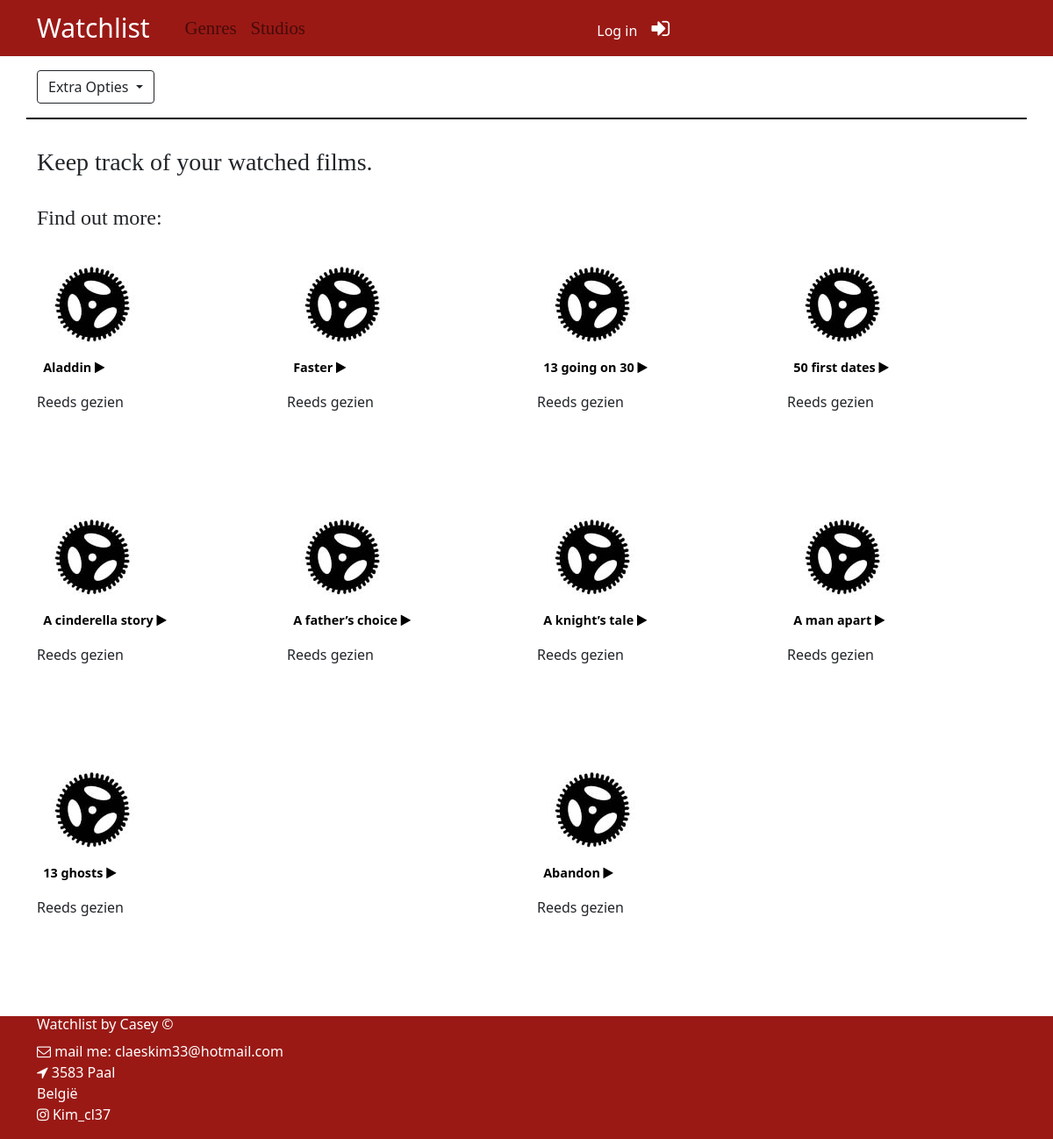
The page / on the database its author committed.
### tables this page shows
CREATE TABLE IF NOT EXISTS `Films` (
  `filmId` INT NOT NULL AUTO_INCREMENT,
  `naam` VARCHAR(45) NOT NULL,
  `jaar` YEAR NOT NULL,
  `duurtijd` VARCHAR (10) NOT NULL,
  `hoofdacteur` VARCHAR(45) NOT NULL,
  `hoofdactrice` VARCHAR (45) NOT NULL,
  `gezien` TINYINT(1) NOT NULL DEFAULT 0,
  PRIMARY KEY (`filmId`));

### index.php (called while the page is built, shortened)
<?PHP
require_once __DIR__.'/Business/FilmService.php';
$filmService = new filmService();
$films = $filmService->getRandomFilms(10);
include("presentation/index.php");

### Data/FilmDAO.php (called while the page is built, shortened)
<?php
require_once __DIR__.'/../entities/Film.php';
class FilmDAO {
    public function getRandom(int $quantity): array {
        $sql = "select filmId, naam, jaar, duurtijd, hoofdacteur, hoofdactrice, gezien FROM films order by RAND() limit :quantity";
        $dbh = new PDO(DBConfig::$DB_CONNSTRING,DBConfig::$DB_USERNAME, DBConfig::$DB_PASSWORD);
        $stmt = $dbh->prepare($sql);
        $stmt->bindParam(':quantity', $quantity, PDO::PARAM_INT);
        $stmt->execute();
        $data = $stmt->fetchAll(PDO::FETCH_NUM);
        foreach ($data as $film) {
            list($filmId, $naam, $jaar, $duurtijd, $hoofdacteur, $hoofdactrice, $gezien) = $film;
            $films[$filmId] = new Film((int) $filmId, (string)$naam, $jaar, $duurtijd, (string)$hoofdacteur, (string)$hoofdactrice, (bool)$gezien);
        }
        return $films;
    }
}

### Business/FilmService.php (called while the page is built, shortened)
<?php
require_once __DIR__.'/../Data/FilmDAO.php';
class FilmService {
    public function getRandomFilms(int $quantity) {
        $filmDAO = new FilmDAO();
        return $filmDAO->getRandom($quantity);
    }
}

### Entities/Film.php (called while the page is built, shortened)
<?php
class Film {
    private int $filmId;
    private string $naam;
    private bool $gezien;
    public function __construct(int $filmId, string $naam, $date, string $duurtijd, string $hoofdacteur, string $hoofdactrice, bool $gezien) {
        $this->filmId = $filmId;
        $this->naam = $naam;
        $this->gezien = $gezien;
    }
    public function getId(): int {
        return $this->filmId;
    }
    public function getNaam() : string {
        return $this->naam;
    }
    public function getGezien(): bool {
        return $this->gezien;
    }
}

### Presentation/index.php (the view)
<?php
require_once('header.php');
echo "<link rel='stylesheet' type='text/css' href='presentation/css/index.css' />";
?>
<section class="container">
    <div class="welkom">
        <h3>Keep track of your watched films.</h3>
    </div>
</section>
<br>
<section id="test" class="container clearfix">
    <h4>Find out more:</h4>
    <div class="row productenLijst d-flex justify-content-center">
        <?php foreach($films as $film) { ?>
        <div class="col">
            <div class="productKader">
                <div><img src="presentation/img/gear.jpg" alt="filmalt" class="filmalt"></div>
                <p class="productNaam midden"><a href="filmdetail.php?id=<?php print ($film->getId());?>"><?php print($film->getNaam());?> <i class="fa fa-play"></i></a></p>
                <p class="gezien">
                    <?php if ($film->getGezien() == 1) {
                        print("Reeds gezien");
                    } else {
                        print("Nog niet gezien");
                    }
                    ?>
                </p>
            </div>
        </div>
        <?php } ?>
    </div>
</section>
<br>
<?php
require_once('footer.php');
?>

### Presentation/header.php (shortened to what this page needs)
<!DOCTYPE html>
<html lang="en">
<head>
    <link rel="stylesheet" href="https://cdnjs.cloudflare.com/ajax/libs/font-awesome/4.7.0/css/font-awesome.min.css">
    <link href="https://cdn.jsdelivr.net/npm/bootstrap@5.0.0-beta1/dist/css/bootstrap.min.css" rel="stylesheet">
    <link rel="stylesheet" href="presentation/css/headerfooter.css">
</head>
<body>
    <header>
        <nav class="navbar navbar-expand-lg navbar-light" style="background-color: #9A1915;">
          <div class="container">
            <span class="navbar-brand mb-0 h1"><a class="navbar-brand" href="./" style="color: #FFFFFF; font-size: 1.5em">Watchlist</a></span>
                  <div class="collapse navbar-collapse" id="navbarNav">
                    <ul class="navbar-nav">
                      <li class="nav-item">
                        <a class="nav-link" href="./categorieKeuze.php">Genres</a>
                      </li>
                      <li class="nav-item">
                        <a class="nav-link" href="./Studios.php">Studios</a>
                      </li>
                    </ul>
                 </div>
                  <div class="collapse navbar-collapse" id="navbarText">
                      <?PHP if (!isset($_SESSION["gebruiker"])) { ?>
                      <a href="login.php" >Log in <i class="mr-1 fa fa-sign-in navTekst" alt="login"></i></a>
                      <?PHP } else { ?>
                      <a  href="profiel.php" >Profiel<i class="mr-1 fa fa-user navTekst" alt="Profiel"></i></a>
                      <a href="logout.php" >Logout<i class="mr-1 fa fa-sign-out navTekst" alt="signout"></i></a>
                      <?php } ?>
                    </div>
                  </div>
        </nav>
    </header>
    <body>
    <section id="keuzeMenu" class="container">
        <div class="dropdown">
          <button class="btn btn-outline-dark dropdown-toggle" type="button" id="dropdownMenuButton" data-bs-toggle="dropdown" aria-expanded="false">
            Extra Opties
          </button>
        </div>
    </section>

### Presentation/footer.php (shortened to what this page needs)
<?php
echo "<link rel='stylesheet' type='text/css' href='/presentation/css/headerfooter.css' />";
?>
<footer class="footer" style="background-color: #9A1915;">
    <section class="container">
        <div class="row">
            <div class="col"><h6>Watchlist by Casey &copy;</h6>
                <address>
                    <i class="fa fa-envelope-o"> </i> mail me: claeskim33@hotmail.com<br>
                    <i class="fa fa-location-arrow"> </i>
                    3583 Paal<br>
                    België  <br>
                    <p><i class="fa fa-instagram"></i> Kim_cl37</p>
                </address>
            </div>
            <div class="col">
            </div>
        </div>
    </section>
</footer>
</body>
</html>

### Presentation/css/headerfooter.css (style rules this page uses)
a { text-decoration: none; color: white; }
ul li { font-size: 1.3em; font-family: 'garamond serif'; }
header a { text-decoration: none; color: white; }
.navTekst { font-size: 1.5em; color: white; padding: 0.5em; }
footer { text-decoration: none; color: white; }
.btn-outline-dark { margin: 1em 1em 1em 0; }
#keuzeMenu { border-bottom: black 2px solid; }

### Presentation/css/index.css (style rules this page uses)
h1, h2, h3, h4, h5 { font-family: 'garamond serif'; }
.welkom { margin-top: 2em; font-size: 1em; font-family: 'garamond serif'; }
.productKader { margin: 1em 0; min-width: 14em; max-width: 18em; height: 16em; overflow: hidden; }
.productNaam { max-width: 15em; font-weight: bold; font-size: 0.9em; height: 1.5em; overflow: hidden; margin-left: 0.5em; }
.productNaam a { text-decoration: none; color: black; }

### rows shown on the page
films: naam "Aladdin", gezien "Reeds gezien"
films: naam "Faster", gezien "Reeds gezien"
films: naam "13 going on 30", gezien "Reeds gezien"
films: naam "50 first dates", gezien "Reeds gezien"
films: naam "A cinderella story", gezien "Reeds gezien"
films: naam "A father’s choice", gezien "Reeds gezien"
films: naam "A knight’s tale", gezien "Reeds gezien"
films: naam "A man apart", gezien "Reeds gezien"
films: naam "13 ghosts", gezien "Reeds gezien"
films: naam "Abandon", gezien "Reeds gezien"
